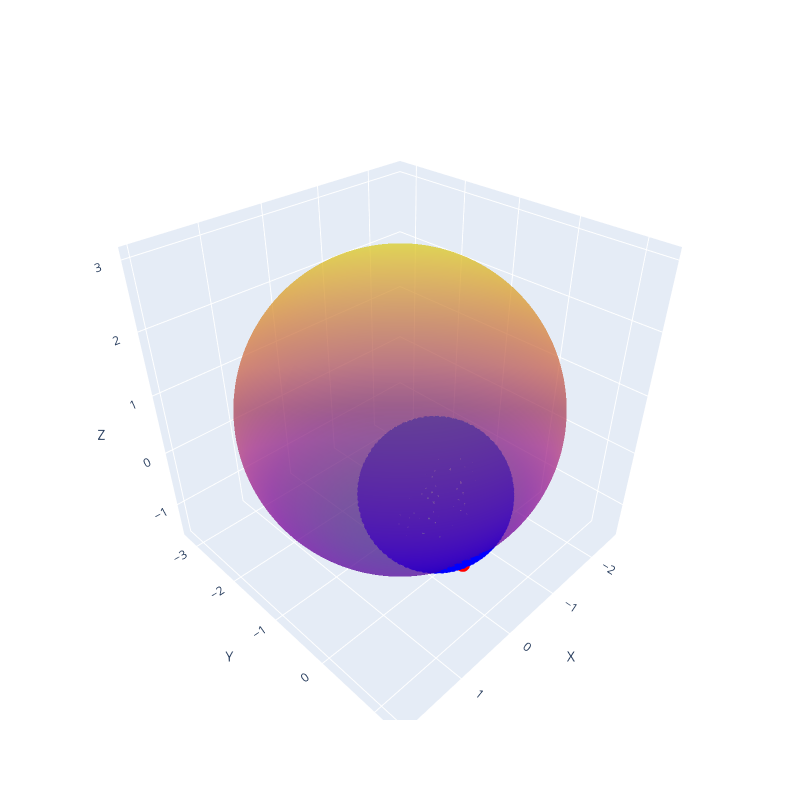

The code cell stored with this chart in its notebook:
### Markdown cell above
#### Tracer une sphère tangente à un point en utilisant le rayon de courbure et la normale en ce point

### Code cell
def tracer_sphere_tangent(point, normal, rayon, data_points,neighbors):

    '''
    Tracer une sphère tangente à point en utilisant le rayon de courbure et la normale en ce point. 
    '''

    # Déplacer le centre de la sphère le long de la normale à une distance égale au rayon 
    center = point - rayon * normal

    # Générer les coordonnées des points sur la sphère
    theta = np.linspace(0, 2 * np.pi, 100)
    phi = np.linspace(0, np.pi, 100)
    x = center[0] + rayon * np.outer(np.cos(theta), np.sin(phi))
    y = center[1] + rayon * np.outer(np.sin(theta), np.sin(phi))
    z = center[2] + rayon * np.outer(np.ones(np.size(theta)), np.cos(phi))

    # Tracer la sphère
    fig = go.Figure(data=[go.Surface(x=x, y=y, z=z, opacity=0.5, showscale=False)])

    # Ajouter le point sur la surface
    fig.add_trace(go.Scatter3d(x=[point[0]], y=[point[1]], z=[point[2]], mode='markers', marker=dict(color='red', size=5)))
    for pt_i in neighbors : 
            surface_point = data_points[pt_i,:]
            fig.add_trace(go.Scatter3d(x=[point[0]], y=[point[1]], z=[point[2]], mode='markers', marker=dict(color='red', size=5)))
    # Ajouter les points du nuage
    fig.add_trace(go.Scatter3d(x=data_points[:,0], y=data_points[:,1], z=data_points[:,2], mode='markers', marker=dict(color='blue', size=3)))

    # Mettre en forme la visualisation
    fig.update_layout(
        scene=dict(
            xaxis=dict(title='X'),
            yaxis=dict(title='Y'),
            zaxis=dict(title='Z')
        ),
        width=800, 
        height=800,
        showlegend=False
        
    )
    fig.show()
    
i = 69
tracer_sphere_tangent(nuage_pts[i],normals[i],rayons[i],nuage_pts ,neighbors[i])

### Figure 1 — Plotly figure (JSON) as saved in the notebook; plotly's stock layout.template omitted (floating-point values rounded to 4 significant figures; data arrays with more than 128 entries replaced by an {"elided": "..."} marker saying what was removed)
{"data": [{"opacity": 0.5, "showscale": false, "type": "surface", "x": {"elided": "100x100 float values"}, "y": {"elided": "100x100 float values"}, "z": {"elided": "100x100 float values"}}, {"marker": {"color": "red", "size": 5}, "mode": "markers", "type": "scatter3d", "x": [0.2463], "y": [0.7431], "z": [-0.6221]}, {"marker": {"color": "red", "size": 5}, "mode": "markers", "type": "scatter3d", "x": [0.2463], "y": [0.7431], "z": [-0.6221]}, {"marker": {"color": "red", "size": 5}, "mode": "markers", "type": "scatter3d", "x": [0.2463], "y": [0.7431], "z": [-0.6221]}, {"marker": {"color": "red", "size": 5}, "mode": "markers", "type": "scatter3d", "x": [0.2463], "y": [0.7431], "z": [-0.6221]}, {"marker": {"color": "red", "size": 5}, "mode": "markers", "type": "scatter3d", "x": [0.2463], "y": [0.7431], "z": [-0.6221]}, {"marker": {"color": "red", "size": 5}, "mode": "markers", "type": "scatter3d", "x": [0.2463], "y": [0.7431], "z": [-0.6221]}, {"marker": {"color": "red", "size": 5}, "mode": "markers", "type": "scatter3d", "x": [0.2463], "y": [0.7431], "z": [-0.6221]}, {"marker": {"color": "red", "size": 5}, "mode": "markers", "type": "scatter3d", "x": [0.2463], "y": [0.7431], "z": [-0.6221]}, {"marker": {"color": "red", "size": 5}, "mode": "markers", "type": "scatter3d", "x": [0.2463], "y": [0.7431], "z": [-0.6221]}, {"marker": {"color": "red", "size": 5}, "mode": "markers", "type": "scatter3d", "x": [0.2463], "y": [0.7431], "z": [-0.6221]}, {"marker": {"color": "red", "size": 5}, "mode": "markers", "type": "scatter3d", "x": [0.2463], "y": [0.7431], "z": [-0.6221]}, {"marker": {"color": "red", "size": 5}, "mode": "markers", "type": "scatter3d", "x": [0.2463], "y": [0.7431], "z": [-0.6221]}, {"marker": {"color": "red", "size": 5}, "mode": "markers", "type": "scatter3d", "x": [0.2463], "y": [0.7431], "z": [-0.6221]}, {"marker": {"color": "red", "size": 5}, "mode": "markers", "type": "scatter3d", "x": [0.2463], "y": [0.7431], "z": [-0.6221]}, {"marker": {"color": "red", "size": 5}, "mode": "markers", "type": "scatter3d", "x": [0.2463], "y": [0.7431], "z": [-0.6221]}, {"marker": {"color": "red", "size": 5}, "mode": "markers", "type": "scatter3d", "x": [0.2463], "y": [0.7431], "z": [-0.6221]}, {"marker": {"color": "red", "size": 5}, "mode": "markers", "type": "scatter3d", "x": [0.2463], "y": [0.7431], "z": [-0.6221]}, {"marker": {"color": "red", "size": 5}, "mode": "markers", "type": "scatter3d", "x": [0.2463], "y": [0.7431], "z": [-0.6221]}, {"marker": {"color": "red", "size": 5}, "mode": "markers", "type": "scatter3d", "x": [0.2463], "y": [0.7431], "z": [-0.6221]}, {"marker": {"color": "red", "size": 5}, "mode": "markers", "type": "scatter3d", "x": [0.2463], "y": [0.7431], "z": [-0.6221]}, {"marker": {"color": "red", "size": 5}, "mode": "markers", "type": "scatter3d", "x": [0.2463], "y": [0.7431], "z": [-0.6221]}, {"marker": {"color": "red", "size": 5}, "mode": "markers", "type": "scatter3d", "x": [0.2463], "y": [0.7431], "z": [-0.6221]}, {"marker": {"color": "red", "size": 5}, "mode": "markers", "type": "scatter3d", "x": [0.2463], "y": [0.7431], "z": [-0.6221]}, {"marker": {"color": "red", "size": 5}, "mode": "markers", "type": "scatter3d", "x": [0.2463], "y": [0.7431], "z": [-0.6221]}, {"marker": {"color": "red", "size": 5}, "mode": "markers", "type": "scatter3d", "x": [0.2463], "y": [0.7431], "z": [-0.6221]}, {"marker": {"color": "red", "size": 5}, "mode": "markers", "type": "scatter3d", "x": [0.2463], "y": [0.7431], "z": [-0.6221]}, {"marker": {"color": "red", "size": 5}, "mode": "markers", "type": "scatter3d", "x": [0.2463], "y": [0.7431], "z": [-0.6221]}, {"marker": {"color": "red", "size": 5}, "mode": "markers", "type": "scatter3d", "x": [0.2463], "y": [0.7431], "z": [-0.6221]}, {"marker": {"color": "red", "size": 5}, "mode": "markers", "type": "scatter3d", "x": [0.2463], "y": [0.7431], "z": [-0.6221]}, {"marker": {"color": "red", "size": 5}, "mode": "markers", "type": "scatter3d", "x": [0.2463], "y": [0.7431], "z": [-0.6221]}, {"marker": {"color": "red", "size": 5}, "mode": "markers", "type": "scatter3d", "x": [0.2463], "y": [0.7431], "z": [-0.6221]}, {"marker": {"color": "red", "size": 5}, "mode": "markers", "type": "scatter3d", "x": [0.2463], "y": [0.7431], "z": [-0.6221]}, {"marker": {"color": "red", "size": 5}, "mode": "markers", "type": "scatter3d", "x": [0.2463], "y": [0.7431], "z": [-0.6221]}, {"marker": {"color": "red", "size": 5}, "mode": "markers", "type": "scatter3d", "x": [0.2463], "y": [0.7431], "z": [-0.6221]}, {"marker": {"color": "red", "size": 5}, "mode": "markers", "type": "scatter3d", "x": [0.2463], "y": [0.7431], "z": [-0.6221]}, {"marker": {"color": "red", "size": 5}, "mode": "markers", "type": "scatter3d", "x": [0.2463], "y": [0.7431], "z": [-0.6221]}, {"marker": {"color": "red", "size": 5}, "mode": "markers", "type": "scatter3d", "x": [0.2463], "y": [0.7431], "z": [-0.6221]}, {"marker": {"color": "red", "size": 5}, "mode": "markers", "type": "scatter3d", "x": [0.2463], "y": [0.7431], "z": [-0.6221]}, {"marker": {"color": "red", "size": 5}, "mode": "markers", "type": "scatter3d", "x": [0.2463], "y": [0.7431], "z": [-0.6221]}, {"marker": {"color": "red", "size": 5}, "mode": "markers", "type": "scatter3d", "x": [0.2463], "y": [0.7431], "z": [-0.6221]}, {"marker": {"color": "red", "size": 5}, "mode": "markers", "type": "scatter3d", "x": [0.2463], "y": [0.7431], "z": [-0.6221]}, {"marker": {"color": "red", "size": 5}, "mode": "markers", "type": "scatter3d", "x": [0.2463], "y": [0.7431], "z": [-0.6221]}, {"marker": {"color": "red", "size": 5}, "mode": "markers", "type": "scatter3d", "x": [0.2463], "y": [0.7431], "z": [-0.6221]}, {"marker": {"color": "red", "size": 5}, "mode": "markers", "type": "scatter3d", "x": [0.2463], "y": [0.7431], "z": [-0.6221]}, {"marker": {"color": "red", "size": 5}, "mode": "markers", "type": "scatter3d", "x": [0.2463], "y": [0.7431], "z": [-0.6221]}, {"marker": {"color": "red", "size": 5}, "mode": "markers", "type": "scatter3d", "x": [0.2463], "y": [0.7431], "z": [-0.6221]}, {"marker": {"color": "red", "size": 5}, "mode": "markers", "type": "scatter3d", "x": [0.2463], "y": [0.7431], "z": [-0.6221]}, {"marker": {"color": "red", "size": 5}, "mode": "markers", "type": "scatter3d", "x": [0.2463], "y": [0.7431], "z": [-0.6221]}, {"marker": {"color": "red", "size": 5}, "mode": "markers", "type": "scatter3d", "x": [0.2463], "y": [0.7431], "z": [-0.6221]}, {"marker": {"color": "red", "size": 5}, "mode": "markers", "type": "scatter3d", "x": [0.2463], "y": [0.7431], "z": [-0.6221]}, {"marker": {"color": "blue", "size": 3}, "mode": "markers", "type": "scatter3d", "x": {"elided": "1452 float values"}, "y": {"elided": "1452 float values"}, "z": {"elided": "1452 float values"}}], "layout": {"height": 800, "scene": {"xaxis": {"title": {"text": "X"}}, "yaxis": {"title": {"text": "Y"}}, "zaxis": {"title": {"text": "Z"}}}, "showlegend": false, "width": 800}}
